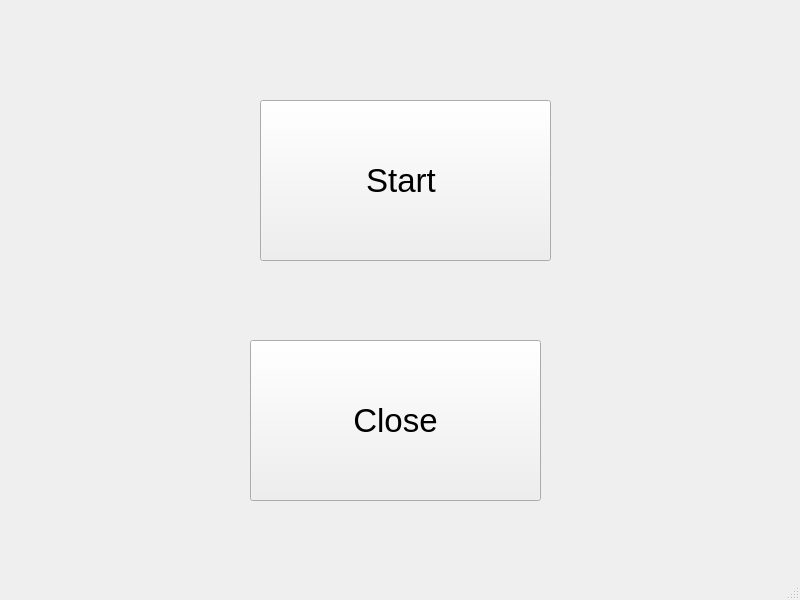
<?xml version="1.0" encoding="UTF-8"?>
<ui version="4.0">
 <class>MainWindow</class>
 <widget class="QMainWindow" name="MainWindow">
  <property name="geometry">
   <rect>
    <x>0</x>
    <y>0</y>
    <width>800</width>
    <height>600</height>
   </rect>
  </property>
  <property name="windowTitle">
   <string>Menu</string>
  </property>
  <widget class="QWidget" name="centralwidget">
   <widget class="QPushButton" name="StartButton">
    <property name="geometry">
     <rect>
      <x>260</x>
      <y>100</y>
      <width>291</width>
      <height>161</height>
     </rect>
    </property>
    <property name="font">
     <font>
      <pointsize>25</pointsize>
     </font>
    </property>
    <property name="text">
     <string>Start </string>
    </property>
   </widget>
   <widget class="QPushButton" name="CloseButton">
    <property name="geometry">
     <rect>
      <x>250</x>
      <y>340</y>
      <width>291</width>
      <height>161</height>
     </rect>
    </property>
    <property name="font">
     <font>
      <pointsize>25</pointsize>
     </font>
    </property>
    <property name="text">
     <string>Close</string>
    </property>
   </widget>
  </widget>
  <widget class="QStatusBar" name="statusbar"/>
 </widget>
 <resources/>
 <connections/>
</ui>
